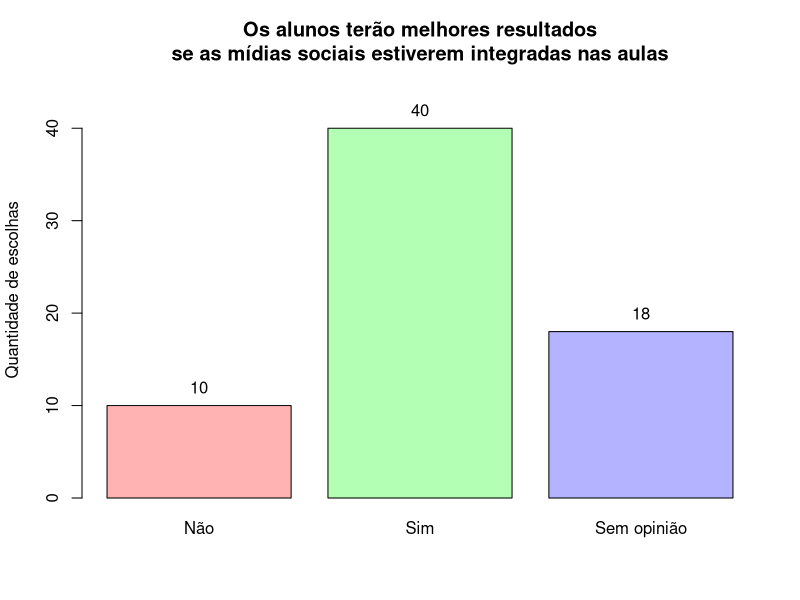

R code for this plot:
library(readxl)
# Carrega os dados da planilha em um dataframe
df <- read_excel("dados/umses_alunos_2018.xlsx")

# Lê os dados pertinentes à questão "Os alunos terão melhores resultados
# se as mídias sociais estiverem integradas nas aulas"
melhoraresul <- table(df$melhoraresul)
png('graficos/midia-social-melhora-desempenho-aluno.png', width=600, height=600)
ylab = barplot(melhoraresul,
               names.arg = c("Não", "Sim", "Sem opinião"),
               col = rainbow(3, s=.3),
               ylab = "Quantidade de escolhas", 
               ylim = c(0, max(melhoraresul) + 5),
               main = "Os alunos terão melhores resultados\nse as mídias sociais estiverem integradas nas aulas")
text(ylab, melhoraresul+2, melhoraresul)
dev.off()
